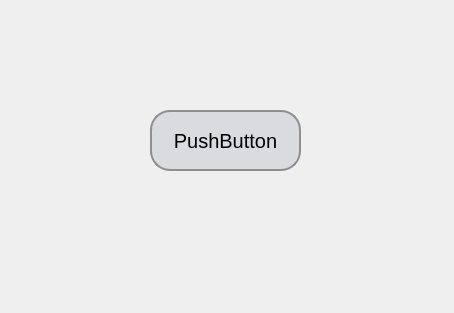
<?xml version="1.0" encoding="UTF-8"?>
<ui version="4.0">
 <class>Widget</class>
 <widget class="QWidget" name="Widget">
  <property name="geometry">
   <rect>
    <x>0</x>
    <y>0</y>
    <width>454</width>
    <height>313</height>
   </rect>
  </property>
  <property name="windowTitle">
   <string>Widget</string>
  </property>
  <widget class="QPushButton" name="pushButton">
   <property name="geometry">
    <rect>
     <x>150</x>
     <y>110</y>
     <width>151</width>
     <height>61</height>
    </rect>
   </property>
   <property name="styleSheet">
    <string notr="true">QPushButton{
		font-size:20px;
		border:2px solid #8f8f91;
		border-radius:20px;
		background-color:#dadbde
}
QPushButton:pressed{
		background-color:#f6f7fa
}</string>
   </property>
   <property name="text">
    <string>PushButton</string>
   </property>
  </widget>
 </widget>
 <resources/>
 <connections/>
</ui>
